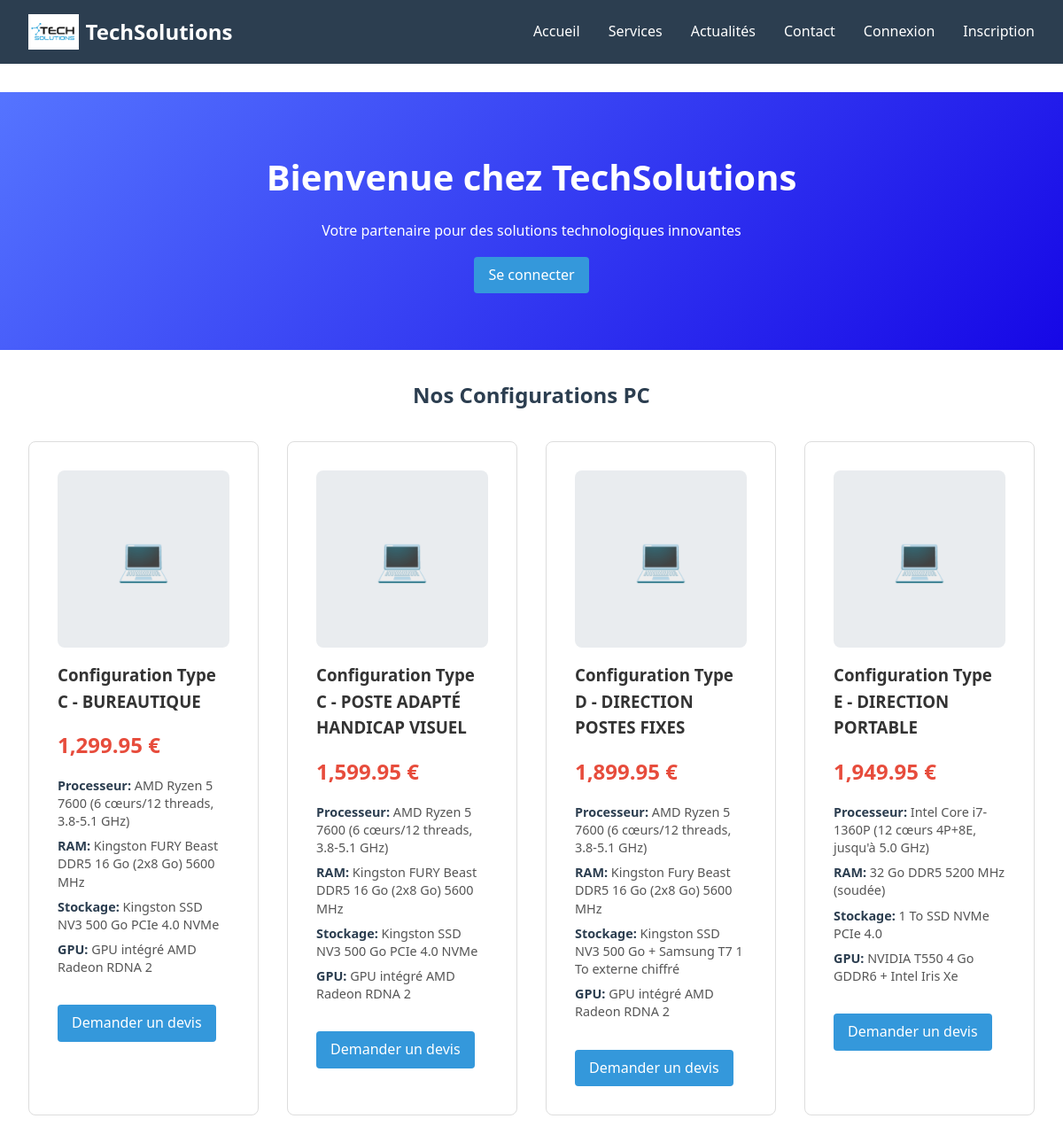
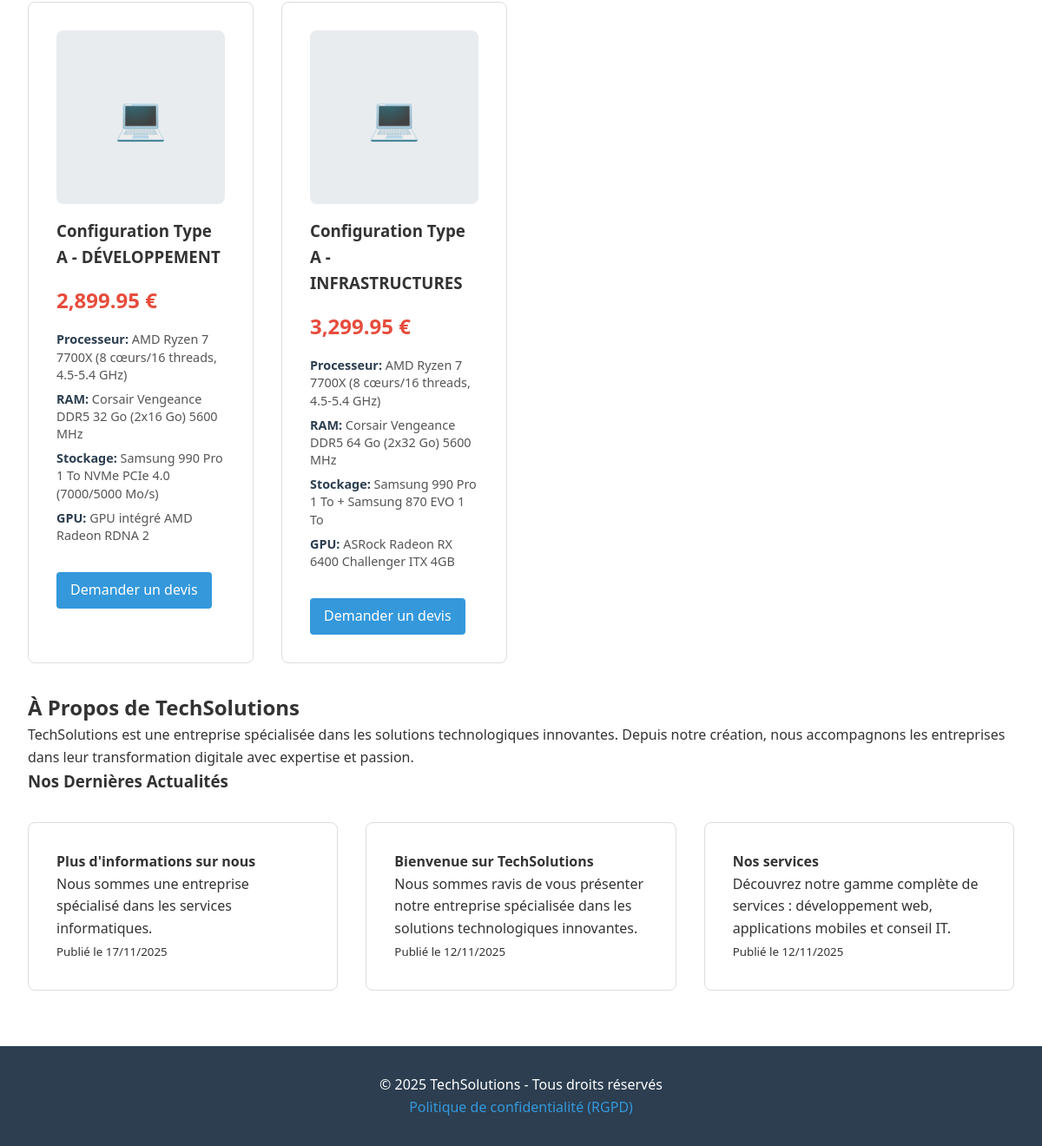
The page / on the database its author committed (2 pictures, top to bottom).
### tables this page shows
CREATE TABLE `ordinateurs` (
  `id` int(11) NOT NULL AUTO_INCREMENT,
  `nom` varchar(255) NOT NULL,
  `prix` decimal(10,2) NOT NULL,
  `processeur` varchar(255) NOT NULL,
  `ram` varchar(100) NOT NULL,
  `stockage` varchar(100) NOT NULL,
  `carte_graphique` varchar(255) NOT NULL,
  `description` text DEFAULT NULL,
  `image` varchar(255) DEFAULT NULL,
  `disponible` tinyint(1) DEFAULT 1,
  `created_at` timestamp NOT NULL DEFAULT current_timestamp(),
  `updated_at` timestamp NOT NULL DEFAULT current_timestamp() ON UPDATE current_timestamp(),
  PRIMARY KEY (`id`)
);

CREATE TABLE `articles` (
  `id` int(11) NOT NULL AUTO_INCREMENT,
  `titre` varchar(255) NOT NULL,
  `contenu` text NOT NULL,
  `auteur_id` int(11) DEFAULT NULL,
  `created_at` timestamp NOT NULL DEFAULT current_timestamp(),
  `updated_at` timestamp NOT NULL DEFAULT current_timestamp() ON UPDATE current_timestamp(),
  PRIMARY KEY (`id`),
  KEY `auteur_id` (`auteur_id`),
  CONSTRAINT `articles_ibfk_1` FOREIGN KEY (`auteur_id`) REFERENCES `users` (`id`) ON DELETE SET NULL
);

### index.php (the view, shortened to what this page needs)
<?php
require_once 'includes/auth.php';
include 'includes/header.php';
?>
<section class="hero">
    <h1>Bienvenue chez TechSolutions</h1>
    <p>Votre partenaire pour des solutions technologiques innovantes</p>
    <a href="api/login.php" class="service-link">Se connecter</a>
</section>
<section class="configurations">
    <h2>Nos Configurations PC</h2>
    <div class="service-grid">
        <?php
        try {
            $stmt = $pdo->query("SELECT * FROM ordinateurs WHERE disponible = 1 ORDER BY prix ASC LIMIT 6");
            $ordinateurs = $stmt->fetchAll();
            if ($ordinateurs):
                foreach ($ordinateurs as $pc): ?>
                    <div class="service-card pc-config">
                        <?php if(isset($pc['photo']) && $pc['photo']): ?>
                            <img src="/techsolutions/uploads/<?= htmlspecialchars($pc['photo']) ?>" alt="<?= htmlspecialchars($pc['nom']) ?>" class="pc-image">
                        <?php else: ?>
                            <div class="pc-placeholder">💻</div>
                        <?php endif; ?>
                        <h3><?= htmlspecialchars($pc['nom']) ?></h3>
                        <div class="pc-price"><?= number_format($pc['prix'], 2) ?> €</div>
                        <div class="pc-specs">
                            <p><strong>Processeur:</strong> <?= htmlspecialchars($pc['processeur']) ?></p>
                            <p><strong>RAM:</strong> <?= htmlspecialchars($pc['ram']) ?></p>
                            <p><strong>Stockage:</strong> <?= htmlspecialchars($pc['stockage']) ?></p>
                            <p><strong>GPU:</strong> <?= htmlspecialchars($pc['carte_graphique']) ?></p>
                        </div>
                        <a href="contact.php?produit=<?= urlencode($pc['nom']) ?>" class="service-link">Demander un devis</a>
                    </div>
                <?php endforeach;
            else: ?>
                <p>Aucune configuration disponible pour le moment.</p>
            <?php endif;
        } catch(PDOException $e) {
            echo '<p>Configurations temporairement indisponibles.</p>';
        }
        ?>
    </div>
</section>
<section class="about">
    <h2>À Propos de TechSolutions</h2>
    <p>TechSolutions est une entreprise spécialisée dans les solutions technologiques innovantes.
    Depuis notre création, nous accompagnons les entreprises dans leur transformation digitale
    avec expertise et passion.</p>
    <h3>Nos Dernières Actualités</h3>
    <div class="articles-grid">
        <?php
        try {
            $stmt = $pdo->query("SELECT * FROM articles ORDER BY created_at DESC LIMIT 3");
            $articles = $stmt->fetchAll();
            if ($articles):
                foreach ($articles as $article): ?>
                    <article class="article-card">
                        <h4><?= htmlspecialchars($article['titre']) ?></h4>
                        <p><?= htmlspecialchars($article['contenu']) ?></p>
                        <small>Publié le <?= date('d/m/Y', strtotime($article['created_at'])) ?></small>
                    </article>
                <?php endforeach;
            else: ?>
                <p>Aucune actualité pour le moment.</p>
            <?php endif;
        } catch(PDOException $e) {
            echo '<p>Actualités temporairement indisponibles.</p>';
        }
        ?>
    </div>
</section>
<?php include 'includes/footer.php'; ?>

### assets/css/style.css (style rules this page uses)
* { margin: 0; padding: 0; box-sizing: border-box; }
body { font-family: 'Segoe UI', Tahoma, Geneva, Verdana, sans-serif; line-height: 1.6; color: #333; }
section { max-width: 1200px; margin: 2rem auto; padding: 0 2rem; }
.hero { text-align: center; padding: 4rem 2rem; background: linear-gradient(135deg, #5574ff 0%, #1607e6 100%); color: white; }
.hero h1 { font-size: 2.5rem; margin-bottom: 1rem; }
.service-grid, .articles-grid { display: grid; grid-template-columns: repeat(auto-fit, minmax(250px, 1fr)); gap: 2rem; margin-top: 2rem; }
.service-card, .article-card { padding: 2rem; border: 1px solid #ddd; border-radius: 8px; transition: transform 0.3s; }
.service-link { display: inline-block; margin-top: 1rem; padding: 0.5rem 1rem; background: #3498db; color: white; text-decoration: none; border-radius: 4px; transition: background 0.3s; }
.pc-config { position: relative; overflow: hidden; }
.pc-placeholder { width: 100%; height: 200px; display: flex; align-items: center; justify-content: center; background: #f8f9fa; font-size: 4rem; color: #6c757d; border-radius: 8px 8px 0 0; margin-bottom: 1rem; }
.pc-price { font-size: 1.5rem; font-weight: bold; color: #2c3e50; margin: 0.5rem 0; }
.pc-specs { margin: 1rem 0; font-size: 0.9rem; line-height: 1.4; }
.pc-specs p { margin: 0.25rem 0; color: #555; }
.pc-specs strong { color: #2c3e50; }
.configurations h2 { text-align: center; margin-bottom: 2rem; color: #2c3e50; }
.pc-config { position: relative; }
.pc-placeholder { width: 100%; height: 200px; display: flex; align-items: center; justify-content: center; background: #e9ecef; border-radius: 8px; font-size: 3rem; margin-bottom: 1rem; }
.pc-price { font-size: 1.5rem; font-weight: bold; color: #e74c3c; margin: 1rem 0; }
.pc-specs { text-align: left; margin: 1rem 0; }
.pc-specs p { margin: 0.5rem 0; font-size: 0.9rem; }

### rows shown on the page
ordinateurs: nom "Configuration Type C - BUREAUTIQUE", prix "1,299.95", processeur "AMD Ryzen 5 7600 (6 cœurs/12 threads, 3.8-5.1 GHz)", ram "Kingston FURY Beast DDR5 16 Go (2x8 Go) 5600 MHz", stockage "Kingston SSD NV3 500 Go PCIe 4.0 NVMe", carte_graphique "GPU intégré AMD Radeon RDNA 2"
ordinateurs: nom "Configuration Type C - POSTE ADAPTÉ HANDICAP VISUEL", prix "1,599.95", processeur "AMD Ryzen 5 7600 (6 cœurs/12 threads, 3.8-5.1 GHz)", ram "Kingston FURY Beast DDR5 16 Go (2x8 Go) 5600 MHz", stockage "Kingston SSD NV3 500 Go PCIe 4.0 NVMe", carte_graphique "GPU intégré AMD Radeon RDNA 2"
ordinateurs: nom "Configuration Type D - DIRECTION POSTES FIXES", prix "1,899.95", processeur "AMD Ryzen 5 7600 (6 cœurs/12 threads, 3.8-5.1 GHz)", ram "Kingston Fury Beast DDR5 16 Go (2x8 Go) 5600 MHz", stockage "Kingston SSD NV3 500 Go + Samsung T7 1 To externe chiffré", carte_graphique "GPU intégré AMD Radeon RDNA 2"
ordinateurs: nom "Configuration Type E - DIRECTION PORTABLE", prix "1,949.95", processeur "Intel Core i7-1360P (12 cœurs 4P+8E, jusqu'à 5.0 GHz)", ram "32 Go DDR5 5200 MHz (soudée)", stockage "1 To SSD NVMe PCIe 4.0", carte_graphique "NVIDIA T550 4 Go GDDR6 + Intel Iris Xe"
ordinateurs: nom "Configuration Type A - DÉVELOPPEMENT", prix "2,899.95", processeur "AMD Ryzen 7 7700X (8 cœurs/16 threads, 4.5-5.4 GHz)", ram "Corsair Vengeance DDR5 32 Go (2x16 Go) 5600 MHz", stockage "Samsung 990 Pro 1 To NVMe PCIe 4.0 (7000/5000 Mo/s)", carte_graphique "GPU intégré AMD Radeon RDNA 2"
ordinateurs: nom "Configuration Type A - INFRASTRUCTURES", prix "3,299.95", processeur "AMD Ryzen 7 7700X (8 cœurs/16 threads, 4.5-5.4 GHz)", ram "Corsair Vengeance DDR5 64 Go (2x32 Go) 5600 MHz", stockage "Samsung 990 Pro 1 To + Samsung 870 EVO 1 To", carte_graphique "ASRock Radeon RX 6400 Challenger ITX 4GB"
articles: titre "Plus d'informations sur nous", contenu "Nous sommes une entreprise spécialisé dans les services informatiques.", created_at "17/11/2025"
articles: titre "Bienvenue sur TechSolutions", contenu "Nous sommes ravis de vous présenter notre entreprise spécialisée dans les solutions technologiques innovantes.", created_at "12/11/2025"
articles: titre "Nos services", contenu "Découvrez notre gamme complète de services : développement web, applications mobiles et conseil IT.", created_at "12/11/2025"
